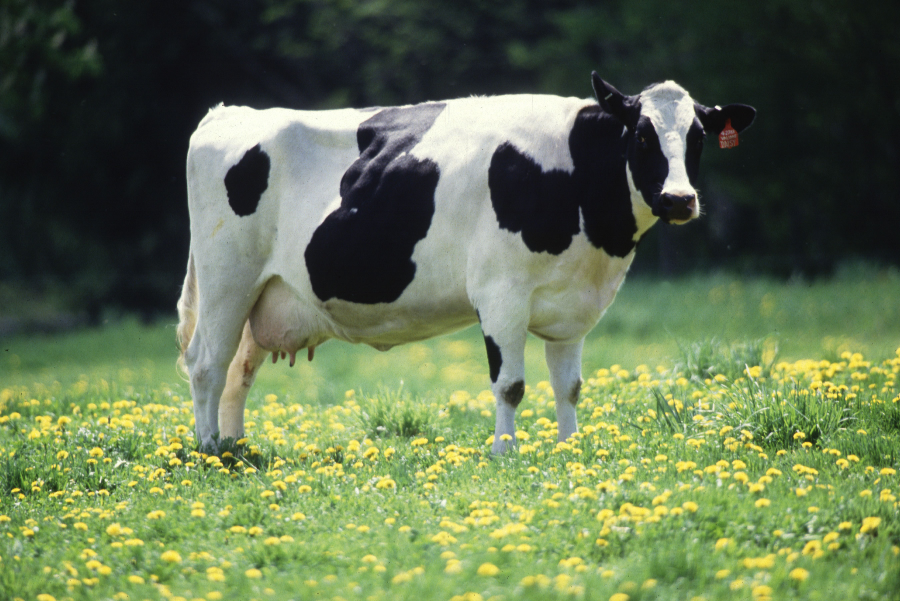
#> input picture fixtures/cow_female_black_white.jpg, 2700 x 1803 px (shown at 1/3 size)
$ python make_video_fixture.py
#> lines starting #> are read from the running program, lines starting #| are printed output that depends on the picture
"""Generate an explicitly synthetic video from the repository's public fixture."""

from __future__ import annotations

import argparse
from pathlib import Path

ROOT = Path(__file__).resolve().parents[1]


def main(argv=None) -> int:
    parser = argparse.ArgumentParser(
        description="Crear un clip sintético; no es video de campo"
    )
    parser.add_argument(
        "--output", type=Path, default=ROOT / "outputs/fixtures/synthetic-cow.mp4"
    )
    args = parser.parse_args(argv)
    if args.output.exists():
        parser.error("La salida ya existe; usar otro nombre")
    import cv2
    import numpy as np

    image = cv2.imread(str(ROOT / "fixtures/cow_female_black_white.jpg"))
#> image is the input picture: shape (1803, 2700, 3); mean B, G, R 81.7, 116.4, 101
    if image is None:
        parser.error("No se pudo leer la imagen de prueba del repositorio")
    args.output.parent.mkdir(parents=True, exist_ok=True)
    writer = cv2.VideoWriter(
        str(args.output), cv2.VideoWriter_fourcc(*"mp4v"), 10, (960, 640)
    )
    if not writer.isOpened():
        writer.release()
        parser.error("Codec MP4 no disponible")
    try:
        for i in range(80):
            canvas = np.full((640, 960, 3), (28, 38, 32), dtype=np.uint8)
            if 10 <= i < 50:
                scale = min(900 / image.shape[1], 530 / image.shape[0])
                resized = cv2.resize(
                    image, (int(image.shape[1] * scale), int(image.shape[0] * scale))
                )
                left = 20 + i % 20
                top = 70
                canvas[top : top + resized.shape[0], left : left + resized.shape[1]] = (
                    resized
                )
            elif i >= 50:
                scale = min(440 / image.shape[1], 510 / image.shape[0])
                resized = cv2.resize(
                    image, (int(image.shape[1] * scale), int(image.shape[0] * scale))
                )
                for left in (15, 500):
                    canvas[
                        120 : 120 + resized.shape[0], left : left + resized.shape[1]
                    ] = resized
            cv2.putText(
                canvas,
                "SYNTHETIC TEST | still photo, not field footage",
                (20, 30),
                cv2.FONT_HERSHEY_SIMPLEX,
                0.65,
                (220, 245, 225),
                1,
            )
            writer.write(canvas)
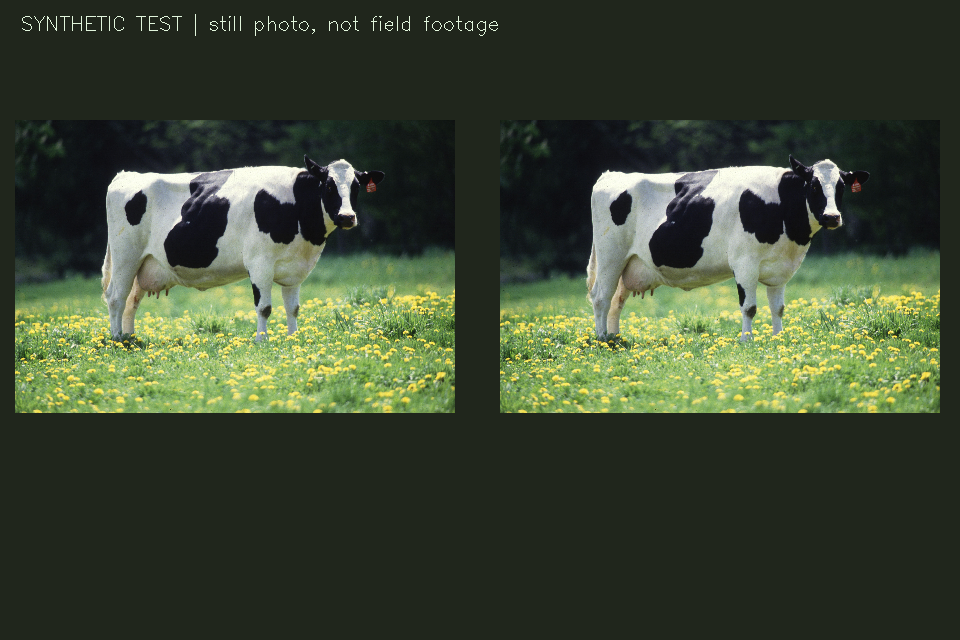
#> canvas: shape (640, 960, 3); mean B, G, R 50.8, 71.2, 61.2
    finally:
        writer.release()
    print(f"Clip sintético (8 s): {args.output.resolve()}")
    return 0


if __name__ == "__main__":
    raise SystemExit(main())
#> (the program exits here)
